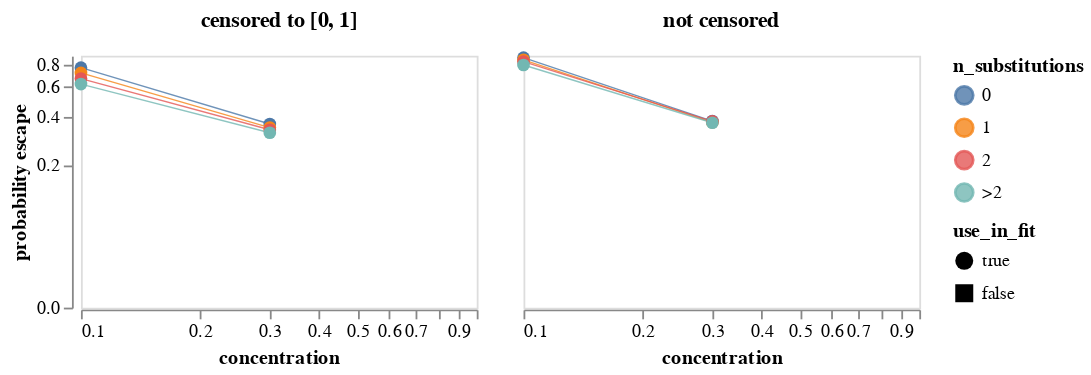

Notebook cell for this chart:
### Markdown cell above
Get mean probability of escape across all variants with the indicated number of mutations.
Note we weight each retained variant equally regardless of how many barcode counts it has.
We plot means for both the censored (set to between 0 and 1)and uncensored prob escape.
Note that the plot uses a symlog scale for the y-axis.
Mouseover points for details.

### Code cell
max_aa_subs = prob_escape_filters["max_aa_subs"]

mean_prob_escape = (
    prob_escape.query("retain")
    .assign(
        n_substitutions=lambda x: (
            x["aa_substitutions"]
            .str.split()
            .map(len)
            .clip(upper=max_aa_subs)
            .map(lambda n: str(n) if n < max_aa_subs else f">{int(max_aa_subs - 1)}")
        ),
        prob_escape_uncensored=lambda x: x["prob_escape_uncensored"].clip(
            upper=prob_escape_filters["clip_uncensored_prob_escape"],
        ),
    )
    .groupby(
        ["sample", "concentration", "use_in_fit", "n_substitutions"], as_index=False
    )
    .aggregate(
        prob_escape=pd.NamedAgg("prob_escape", "mean"),
        prob_escape_uncensored=pd.NamedAgg("prob_escape_uncensored", "mean"),
        n_variants=pd.NamedAgg("barcode", "count"),
    )
    .rename(
        columns={
            "prob_escape": "censored to [0, 1]",
            "prob_escape_uncensored": "not censored",
        }
    )
    .melt(
        id_vars=[
            "sample",
            "concentration",
            "use_in_fit",
            "n_substitutions",
            "n_variants",
        ],
        var_name="censored",
        value_name="probability escape",
    )
)

print(f"Writing mean prob escape for samples used in fit to {prob_escape_mean_csv}")
mean_prob_escape.to_csv(prob_escape_mean_csv, index=False, float_format="%.4g")

mean_prob_escape_chart = (
    alt.Chart(mean_prob_escape)
    .encode(
        x=alt.X("concentration", scale=alt.Scale(type="log")),
        y=alt.Y(
            "probability escape",
            scale=alt.Scale(type="symlog", constant=0.04),
        ),
        column=alt.Column(
            "censored",
            title=None,
            header=alt.Header(labelFontWeight="bold", labelFontSize=12),
        ),
        color=alt.Color("n_substitutions"),
        tooltip=[
            alt.Tooltip(c, format=".3g") if c == "probability escape" else c
            for c in mean_prob_escape.columns
        ],
        shape=alt.Shape("use_in_fit", scale=alt.Scale(domain=[True, False])),
    )
    .mark_line(point=True, size=0.75, opacity=0.8)
    .properties(width=220, height=140)
    .configure_axis(grid=False)
    .configure_point(size=50)
)

mean_prob_escape_chart

### Figure 1 — Vega-Lite specification as saved in the notebook (floating-point values rounded to 4 significant figures)
{"config": {"view": {"continuousWidth": 300, "continuousHeight": 300}, "axis": {"grid": false}, "point": {"size": 50}}, "data": {"name": "data-641d8d0680c8c70ea302cf525f1497a2"}, "mark": {"type": "line", "opacity": 0.8, "point": true, "size": 0.75}, "encoding": {"color": {"field": "n_substitutions", "type": "nominal"}, "column": {"field": "censored", "header": {"labelFontSize": 12, "labelFontWeight": "bold"}, "title": null, "type": "nominal"}, "shape": {"field": "use_in_fit", "scale": {"domain": [true, false]}, "type": "nominal"}, "tooltip": [{"field": "sample", "type": "nominal"}, {"field": "concentration", "type": "quantitative"}, {"field": "use_in_fit", "type": "nominal"}, {"field": "n_substitutions", "type": "nominal"}, {"field": "n_variants", "type": "quantitative"}, {"field": "censored", "type": "nominal"}, {"field": "probability escape", "format": ".3g", "type": "quantitative"}], "x": {"field": "concentration", "scale": {"type": "log"}, "type": "quantitative"}, "y": {"field": "probability escape", "scale": {"constant": 0.04, "type": "symlog"}, "type": "quantitative"}}, "height": 140, "width": 220, "$schema": "https://vega.github.io/schema/vega-lite/v5.8.0.json", "datasets": {"data-641d8d0680c8c70ea302cf525f1497a2": [{"sample": "LibB-230704-nAH1-0.1", "concentration": 0.1, "use_in_fit": true, "n_substitutions": "0", "n_variants": 7136, "censored": "censored to [0, 1]", "probability escape": 0.77}, {"sample": "LibB-230704-nAH1-0.1", "concentration": 0.1, "use_in_fit": true, "n_substitutions": "1", "n_variants": 35918, "censored": "censored to [0, 1]", "probability escape": 0.7184}, {"sample": "LibB-230704-nAH1-0.1", "concentration": 0.1, "use_in_fit": true, "n_substitutions": "2", "n_variants": 10323, "censored": "censored to [0, 1]", "probability escape": 0.6659}, {"sample": "LibB-230704-nAH1-0.1", "concentration": 0.1, "use_in_fit": true, "n_substitutions": ">2", "n_variants": 1663, "censored": "censored to [0, 1]", "probability escape": 0.6195}, {"sample": "LibB-230704-nAH1-0.3", "concentration": 0.3, "use_in_fit": true, "n_substitutions": "0", "n_variants": 7137, "censored": "censored to [0, 1]", "probability escape": 0.3597}, {"sample": "LibB-230704-nAH1-0.3", "concentration": 0.3, "use_in_fit": true, "n_substitutions": "1", "n_variants": 35946, "censored": "censored to [0, 1]", "probability escape": 0.3423}, {"sample": "LibB-230704-nAH1-0.3", "concentration": 0.3, "use_in_fit": true, "n_substitutions": "2", "n_variants": 10337, "censored": "censored to [0, 1]", "probability escape": 0.3319}, {"sample": "LibB-230704-nAH1-0.3", "concentration": 0.3, "use_in_fit": true, "n_substitutions": ">2", "n_variants": 1666, "censored": "censored to [0, 1]", "probability escape": 0.3181}, {"sample": "LibB-230704-nAH1-0.1", "concentration": 0.1, "use_in_fit": true, "n_substitutions": "0", "n_variants": 7136, "censored": "not censored", "probability escape": 0.8777}, {"sample": "LibB-230704-nAH1-0.1", "concentration": 0.1, "use_in_fit": true, "n_substitutions": "1", "n_variants": 35918, "censored": "not censored", "probability escape": 0.853}, {"sample": "LibB-230704-nAH1-0.1", "concentration": 0.1, "use_in_fit": true, "n_substitutions": "2", "n_variants": 10323, "censored": "not censored", "probability escape": 0.8332}, {"sample": "LibB-230704-nAH1-0.1", "concentration": 0.1, "use_in_fit": true, "n_substitutions": ">2", "n_variants": 1663, "censored": "not censored", "probability escape": 0.7973}, {"sample": "LibB-230704-nAH1-0.3", "concentration": 0.3, "use_in_fit": true, "n_substitutions": "0", "n_variants": 7137, "censored": "not censored", "probability escape": 0.3744}, {"sample": "LibB-230704-nAH1-0.3", "concentration": 0.3, "use_in_fit": true, "n_substitutions": "1", "n_variants": 35946, "censored": "not censored", "probability escape": 0.3681}, {"sample": "LibB-230704-nAH1-0.3", "concentration": 0.3, "use_in_fit": true, "n_substitutions": "2", "n_variants": 10337, "censored": "not censored", "probability escape": 0.3728}, {"sample": "LibB-230704-nAH1-0.3", "concentration": 0.3, "use_in_fit": true, "n_substitutions": ">2", "n_variants": 1666, "censored": "not censored", "probability escape": 0.366}]}}
